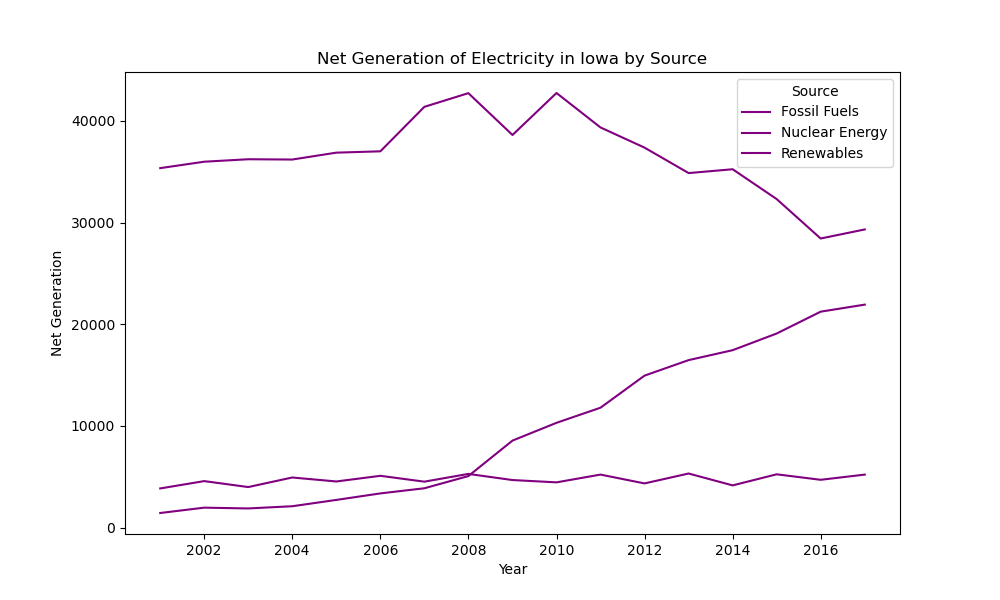

Write the Python code that produced this figure.
import pandas as pd
import matplotlib.pyplot as plt

# Load the data from the CSV file
df = pd.read_csv('iowa-electricity.csv')

# Ensure the 'year' column is in datetime format
df['year'] = pd.to_datetime(df['year'])

# Set up the plot
plt.figure(figsize=(10, 6))

# Plot data for each source
for source in df['source'].unique():
    source_data = df[df['source'] == source]
    plt.plot(source_data['year'], source_data['net_generation'], label=source, color='purple')

# Add title and labels
plt.title('Net Generation of Electricity in Iowa by Source')
plt.xlabel('Year')
plt.ylabel('Net Generation')

# Add legend
plt.legend(title='Source')

# Show the plot
plt.show()
